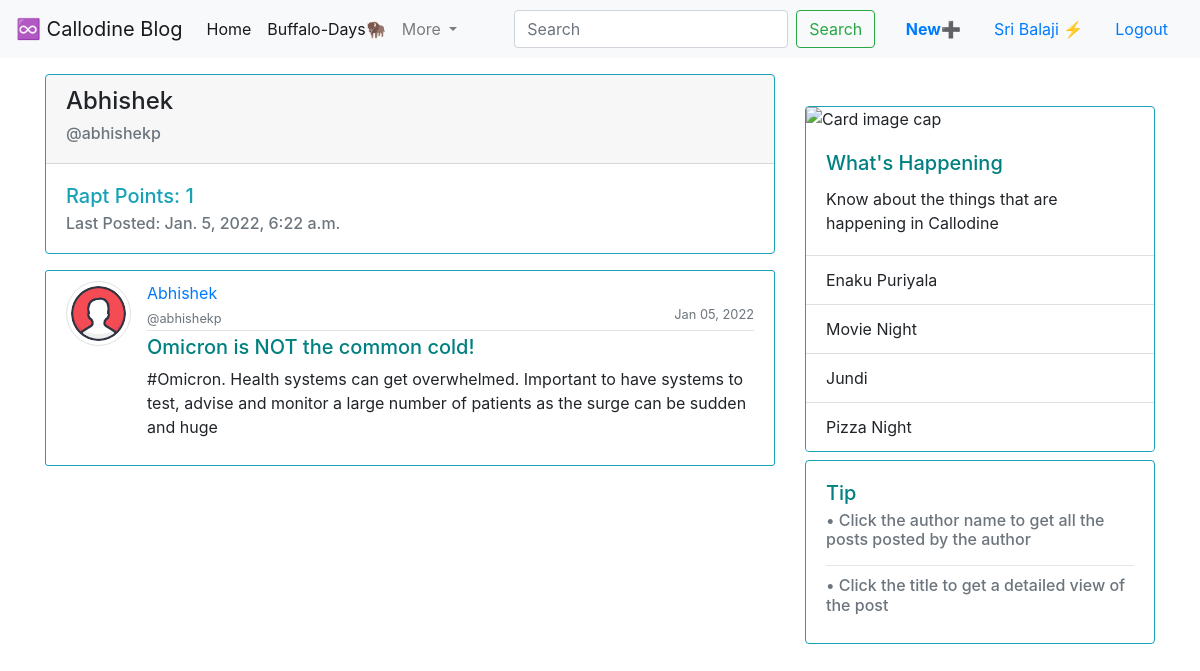
Page /user/abhishekp/ (signed in) on the committed database.
### microblog/models.py (models this page shows, shortened)
class Post(models.Model):
    title = models.CharField(max_length=120)
    author = models.CharField(max_length=50)
    username = models.ForeignKey(User, on_delete=models.CASCADE)
    date_posted = models.DateTimeField(auto_now_add=True)
    content = models.TextField()

### users/models.py (models this page shows, shortened)
class Profile(models.Model):
    user = models.OneToOneField(User, on_delete=models.CASCADE)
    propic = models.ImageField(default = 'user.png', upload_to= 'profile_pics')

### microblog/views.py (the view)
# urls.py: path('user/<str:username>/', UserPost.as_view(), name='individual_user'),
class UserPost(LoginRequiredMixin, ListView):
    model = Post
    template_name = 'microblog/userpost.html'
    context_object_name = 'post'
    paginate_by = 5
    def get_queryset(self):
        current_user = get_object_or_404(User, username = self.kwargs.get('username'))
        return Post.objects.filter(username = current_user).order_by('-date_posted')

### users/context_processors.py (called while the page is built)
def frds_bday(request):
    return {
        'ABHI_BDAY': settings.ABHI_BDAY,
        'ABHI_NOD': settings.ABHI_NOD,
        'AISHU_BDAY': settings.AISHU_BDAY,
        'AISHU_NOD': settings.AISHU_NOD,
        'AKSHU_BDAY': settings.AKSHU_BDAY,
        'AKSHU_NOD': settings.AKSHU_NOD,
        'ARAVIND_BDAY': settings.ARAVIND_BDAY,
        'ARAVIND_NOD': settings.ARAVIND_NOD,
        'OVIYA_BDAY': settings.OVIYA_BDAY,
        'OVIYA_NOD': settings.OVIYA_NOD,
        'PRIYA_BDAY': settings.PRIYA_BDAY,
        'PRIYA_NOD': settings.PRIYA_NOD,
        'BAJU_BDAY': settings.BAJU_BDAY,
        'BAJU_NOD': settings.BAJU_NOD,
        'VISWA_BDAY': settings.VISWA_BDAY,
        'VISWA_NOD': settings.VISWA_NOD,
        }

### microblog/templates/microblog/userpost.html (shortened to what this page needs)
{% extends "microblog/base.html" %}
{% block post %}
  <div class="card border-info mb-3" style="max-width: 100%;">
    <div class="card-header"><h4>{% for shelf in post %}
        {% if forloop.first %}
            {{ shelf.author }}
        {% endif %}
        {% empty %}
        <p>Sorry, no post is posted by the user!</p>
    {% endfor %}
    </h4>
    <h6 class="text-muted">@{{ view.kwargs.username}}</h6>
    </div>
    <div class="card-body text-info">
      <h5 class="card-title">Rapt Points: {{ page_obj.paginator.count }} </h5>
      <h6 class="card-subtitle text-muted">
        Last Posted: {% for shelf in post %}
        {% if forloop.first %}
            {{ shelf.date_posted }}
        {% endif %}
    {% endfor %}
      </h6>
    </div>
    </div>
    {% for each_post in post%}
    <article class="media content-section border border-info">
      <img src="{{each_post.username.profile.propic.url}}" alt="" class="rounded-circle img-thumbnail article-img">
        <div class="media-body">
          <div class="article-metadata">
            <a class="mr-2"  href="{% url 'individual_user' each_post.username %}">{{each_post.author }}</a>
            <br>
            <small class="text-muted">@{{each_post.username }}</small>
            <small class="text-muted" style="float: right;">{{ each_post.date_posted | date:"M d, Y" }}</small>
          </div>
          <h5><a class="article-title" style="color:teal;" href="{% url 'individual_post' each_post.id %}">{{ each_post.title }}</a></h5>
          <p class="article-content">{{ each_post.content }}</p>
        </div>
      </article>
    {% endfor %}
{% endblock post %}
{% block sidebar %}
  <div class="card border-info mt-2 mb-2" style="width: 100%;">
    <img class="card-img-top" src="https://callodine-blog-files.s3.us-east-2.amazonaws.com/callodine.jpg" alt="Card image cap">
    <div class="card-body">
      <h5 class="card-title" style="color: teal;">What's Happening</h5>
      <p class="card-text">Know about the things that are happening in Callodine</p>
    </div>
    <ul class="list-group list-group-flush">
      <li class="list-group-item">Enaku Puriyala</li>
      <li class="list-group-item">Movie Night</li>
      <li class="list-group-item">Jundi</li>
      <li class="list-group-item">Pizza Night</li>
    </ul>
  </div>
  <div class="card border-info mt-1 mb-2" style="width: 100%;">
    <div class="card-body">
      <h5 class="card-title" style="color: teal;">Tip</h5>
      <h6 class="card-subtitle mb-2 text-muted">• Click the author name to get all the posts posted by the author</h6>
      <hr>
      <h6 class="card-subtitle mb-2 text-muted">• Click the title to get a detailed view of the post</h6>
  </div>
  </div>
{% endblock sidebar %}

### microblog/templates/microblog/base.html (shortened to what this page needs)
{% load static %}
<!DOCTYPE html>
<html lang="en">
  <head>
    <link rel="stylesheet" type="text/css" href="{% static 'microblog/main.css' %}">
    <link rel="stylesheet" href="https://maxcdn.bootstrapcdn.com/bootstrap/4.0.0/css/bootstrap.min.css">
    <link rel="stylesheet" href="">
  </head>
  <body>
      <header>
    <nav class="navbar navbar-expand-lg navbar-light bg-light">
        <a class="navbar-brand" href="{% url 'miniblog' %}">♾️ Callodine Blog</a>
        <div class="collapse navbar-collapse" id="navbarSupportedContent">
          <ul class="navbar-nav mr-auto">
            <li class="nav-item active">
              <a class="nav-link" href="{% url 'miniblog' %}">Home <span class="sr-only">(current)</span></a>
            </li>
            <li class="nav-item active">
              <a class="nav-link" href="{% url 'happydays' %}">Buffalo-Days🦬</a>
            </li>
            <li class="nav-item dropdown">
              <a class="nav-link dropdown-toggle" href="#" id="navbarDropdown" role="button" data-toggle="dropdown" aria-haspopup="true" aria-expanded="false">
                More
              </a>
            </li>
          </ul>
          <form class="form-inline my-2 my-lg-0">
            <input class="form-control mr-sm-2" type="search" placeholder="Search" aria-label="Search">
            <button class="btn btn-outline-success my-2 my-sm-0" type="submit">Search</button>
          </form>
          <span>&nbsp;&nbsp;&nbsp;</span>
          {% if user.is_authenticated %}
          <a class=" btn btn-white nav-link" href="{% url 'new_post' %}"><strong class="text-primary">New</strong>➕</a>
          <a class="nav-link" href="{% url 'profile' %}">{{ user.first_name }} ⚡</a>
          <a class="nav-item nav-link active" href="{% url 'logout' %}">Logout</a>
          {% else %}
          <a class="nav-item nav-link active" href="{% url 'login' %}">Login</a>
          <a class="nav-item nav-link active" href="{% url 'register' %}">Register</a>
          {% endif %}
        </div>
      </nav>
    </header>
    <main role="main" class="container">
        <div class="row">
          <div class="col-md-8 mt-2 pt-2">
            {% block post %}
            {% endblock post %}
          </div>
          <div class="col-md-4 mt-4 pt-3">
            {% block sidebar %}
            {% endblock sidebar %}
          </div>
        </div>
      </main>
  </body>
</html>

### CallodineBlog/static/microblog/main.css (style rules this page uses)
body { background: #fafafa; color: #333333; margin-top: 5rem; }
h1, h2, h3, h4, h5, h6 { color: #444444; }
ul { margin: 0; }
.content-section { background: #ffffff; padding: 10px 20px; border: 1px solid #dddddd; border-radius: 3px; margin-bottom: 20px; }
.article-title { color: #444444; }
.article-content { white-space: pre-line; }
.article-img { height: 65px; width: 65px; margin-right: 16px; }
.article-metadata { padding-bottom: 1px; margin-bottom: 4px; border-bottom: 1px solid #e3e3e3 }

### rows in the picture
Post: author "Abhishek", date_posted "Jan. 5, 2022, 6:22 a.m.", username.profile.propic (placeholder picture), username "abhishekp", date_posted "Jan 05, 2022", title "Omicron is NOT the common cold!", content "#Omicron. Health systems can get overwhelmed. Important to have systems to test, advise and monitor a large number of patients as the surge can be sudden and huge"

### other values in the picture
{{ user.first_name }} "Sri Balaji"
{{ view.kwargs.username }} "abhishekp"
{{ page_obj.paginator.count }} "1"
